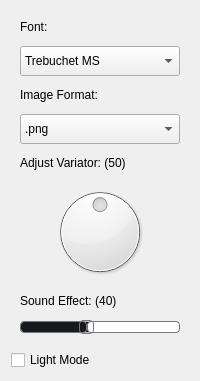
                     <widget class="QWidget" name="page_3">
                      <layout class="QVBoxLayout" name="verticalLayout_9">
                       <item alignment="Qt::AlignTop">
                        <widget class="QWidget" name="settingsContainer" native="true">
                         <layout class="QVBoxLayout" name="verticalLayout_36">
                          <property name="spacing">
                           <number>12</number>
                          </property>
                          <item>
                           <widget class="QLabel" name="label_3">
                            <property name="text">
                             <string>Font:</string>
                            </property>
                           </widget>
                          </item>
                          <item>
                           <widget class="QComboBox" name="settingsFontComboBox">
                            <property name="minimumSize">
                             <size>
                              <width>0</width>
                              <height>30</height>
                             </size>
                            </property>
                            <property name="styleSheet">
                             <string notr="true">QComboBox::placeholder{

color: white
}</string>
                            </property>
                            <property name="currentIndex">
                             <number>0</number>
                            </property>
                            <property name="placeholderText">
                             <string/>
                            </property>
                            <item>
                             <property name="text">
                              <string>Trebuchet MS</string>
                             </property>
                            </item>
                            <item>
                             <property name="text">
                              <string>Arial</string>
                             </property>
                            </item>
                            <item>
                             <property name="text">
                              <string>Gerogia</string>
                             </property>
                            </item>
                            <item>
                             <property name="text">
                              <string>Comic</string>
                             </property>
                            </item>
                           </widget>
                          </item>
                          <item>
                           <widget class="QLabel" name="label_12">
                            <property name="text">
                             <string>Image Format:</string>
                            </property>
                           </widget>
                          </item>
                          <item>
                           <widget class="QComboBox" name="settingsFormatComboBox">
                            <property name="minimumSize">
                             <size>
                              <width>0</width>
                              <height>30</height>
                             </size>
                            </property>
                            <property name="currentIndex">
                             <number>0</number>
                            </property>
                            <property name="placeholderText">
                             <string/>
                            </property>
                            <item>
                             <property name="text">
                              <string>.png</string>
                             </property>
                            </item>
                            <item>
                             <property name="text">
                              <string>.jpg</string>
                             </property>
                            </item>
                            <item>
                             <property name="text">
                              <string>.svg</string>
                             </property>
                            </item>
                           </widget>
                          </item>
                          <item>
                           <widget class="QLabel" name="label_18">
                            <property name="text">
                             <string>Adjust Variator: (50)</string>
                            </property>
                           </widget>
                          </item>
                          <item>
                           <widget class="QDial" name="dial">
                            <property name="styleSheet">
                             <string notr="true">::handle { color: green }</string>
                            </property>
                            <property name="minimum">
                             <number>0</number>
                            </property>
                            <property name="maximum">
                             <number>100</number>
                            </property>
                            <property name="value">
                             <number>50</number>
                            </property>
                           </widget>
                          </item>
                          <item>
                           <widget class="QLabel" name="label_15">
                            <property name="text">
                             <string>Sound Effect: (40)</string>
                            </property>
                           </widget>
                          </item>
                          <item>
                           <widget class="QSlider" name="horizontalSlider">
                            <property name="styleSheet">
                             <string notr="true">QSlider::groove:horizontal {
border: 1px solid #bbb;
background: #16191d;
height: 10px;
border-radius: 4px;
}

QSlider::sub-page:horizontal {
background: qlineargradient(x1: 0, y1: 0,    x2: 0, y2: 1,
    stop: 0 #66e, stop: 1 #16191d);
background: qlineargradient(x1: 0, y1: 0.2, x2: 1, y2: 1,
    stop: 0 #bbf, stop: 1 #16191d);
border: 1px solid #777;
height: 10px;
border-radius: 4px;
}

QSlider::add-page:horizontal {
background: #fff;
border: 1px solid #777;
height: 10px;
border-radius: 4px;
}

QSlider::handle:horizontal {
background: qlineargradient(x1:0, y1:0, x2:1, y2:1,
    stop:0 #eee, stop:1 #16191d);
border: 1px solid #777;
width: 13px;
margin-top: -2px;
margin-bottom: -2px;
border-radius: 4px;
}

QSlider::handle:horizontal:hover {
background: qlineargradient(x1:0, y1:0, x2:1, y2:1,
    stop:0 #fff, stop:1 #ddd);
border: 1px solid #444;
border-radius: 4px;
}

QSlider::sub-page:horizontal:disabled {
background: #bbb;
border-color: #999;
}

QSlider::add-page:horizontal:disabled {
background: #eee;
border-color: #999;
}

QSlider::handle:horizontal:disabled {
background: #eee;
border: 1px solid #aaa;
border-radius: 4px;
}</string>
                            </property>
                            <property name="value">
                             <number>40</number>
                            </property>
                            <property name="orientation">
                             <enum>Qt::Horizontal</enum>
                            </property>
                           </widget>
                          </item>
                         </layout>
                        </widget>
                       </item>
                       <item>
                        <widget class="QCheckBox" name="checkBox">
                         <property name="text">
                          <string>Light Mode</string>
                         </property>
                        </widget>
                       </item>
                      </layout>
                     </widget>
